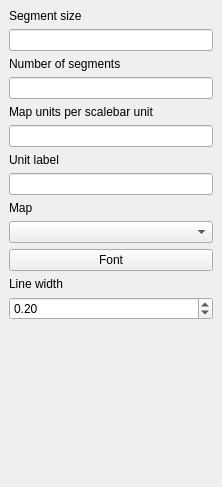
<ui version="4.0" >
 <author></author>
 <comment></comment>
 <exportmacro></exportmacro>
 <class>QgsComposerScalebarBase</class>
 <widget class="QWidget" name="QgsComposerScalebarBase" >
  <property name="geometry" >
   <rect>
    <x>0</x>
    <y>0</y>
    <width>222</width>
    <height>487</height>
   </rect>
  </property>
  <property name="sizePolicy" >
   <sizepolicy>
    <hsizetype>7</hsizetype>
    <vsizetype>7</vsizetype>
    <horstretch>0</horstretch>
    <verstretch>0</verstretch>
   </sizepolicy>
  </property>
  <property name="windowTitle" >
   <string>Barscale Options</string>
  </property>
  <layout class="QVBoxLayout" >
   <property name="margin" >
    <number>9</number>
   </property>
   <property name="spacing" >
    <number>6</number>
   </property>
   <item>
    <widget class="QLabel" name="textLabel1_3" >
     <property name="text" >
      <string>Segment size</string>
     </property>
     <property name="buddy" >
      <cstring>mSegmentLengthLineEdit</cstring>
     </property>
    </widget>
   </item>
   <item>
    <widget class="QLineEdit" name="mSegmentLengthLineEdit" />
   </item>
   <item>
    <widget class="QLabel" name="textLabel2" >
     <property name="text" >
      <string>Number of segments</string>
     </property>
     <property name="buddy" >
      <cstring>mNumSegmentsLineEdit</cstring>
     </property>
    </widget>
   </item>
   <item>
    <widget class="QLineEdit" name="mNumSegmentsLineEdit" />
   </item>
   <item>
    <widget class="QLabel" name="textLabel2_2" >
     <property name="text" >
      <string>Map units per scalebar unit</string>
     </property>
     <property name="buddy" >
      <cstring>mMapUnitsPerUnitLineEdit</cstring>
     </property>
    </widget>
   </item>
   <item>
    <widget class="QLineEdit" name="mMapUnitsPerUnitLineEdit" />
   </item>
   <item>
    <widget class="QLabel" name="textLabel1_2" >
     <property name="text" >
      <string>Unit label</string>
     </property>
     <property name="buddy" >
      <cstring>mUnitLabelLineEdit</cstring>
     </property>
    </widget>
   </item>
   <item>
    <widget class="QLineEdit" name="mUnitLabelLineEdit" />
   </item>
   <item>
    <widget class="QLabel" name="textLabel1" >
     <property name="sizePolicy" >
      <sizepolicy>
       <hsizetype>7</hsizetype>
       <vsizetype>0</vsizetype>
       <horstretch>0</horstretch>
       <verstretch>0</verstretch>
      </sizepolicy>
     </property>
     <property name="text" >
      <string>Map</string>
     </property>
     <property name="buddy" >
      <cstring>mMapComboBox</cstring>
     </property>
    </widget>
   </item>
   <item>
    <widget class="QComboBox" name="mMapComboBox" >
     <property name="enabled" >
      <bool>true</bool>
     </property>
     <property name="sizePolicy" >
      <sizepolicy>
       <hsizetype>5</hsizetype>
       <vsizetype>0</vsizetype>
       <horstretch>0</horstretch>
       <verstretch>0</verstretch>
      </sizepolicy>
     </property>
    </widget>
   </item>
   <item>
    <widget class="QPushButton" name="mFontButton" >
     <property name="sizePolicy" >
      <sizepolicy>
       <hsizetype>5</hsizetype>
       <vsizetype>0</vsizetype>
       <horstretch>0</horstretch>
       <verstretch>0</verstretch>
      </sizepolicy>
     </property>
     <property name="text" >
      <string>Font</string>
     </property>
    </widget>
   </item>
   <item>
    <widget class="QLabel" name="textLabel1_4" >
     <property name="text" >
      <string>Line width</string>
     </property>
     <property name="buddy" >
      <cstring>mLineWidthSpinBox</cstring>
     </property>
    </widget>
   </item>
   <item>
    <widget class="QDoubleSpinBox" name="mLineWidthSpinBox" >
     <property name="sizePolicy" >
      <sizepolicy>
       <hsizetype>7</hsizetype>
       <vsizetype>0</vsizetype>
       <horstretch>0</horstretch>
       <verstretch>0</verstretch>
      </sizepolicy>
     </property>
     <property name="minimum" >
      <double>0.01</double>
     </property>
     <property name="singleStep" >
      <double>0.1</double>
     </property>
     <property name="value" >
      <double>0.2</double>
     </property>
    </widget>
   </item>
   <item>
    <spacer>
     <property name="orientation" >
      <enum>Qt::Vertical</enum>
     </property>
     <property name="sizeType" >
      <enum>QSizePolicy::Expanding</enum>
     </property>
     <property name="sizeHint" >
      <size>
       <width>26</width>
       <height>35</height>
      </size>
     </property>
    </spacer>
   </item>
  </layout>
 </widget>
 <layoutdefault spacing="6" margin="11" />
 <pixmapfunction>qPixmapFromMimeSource</pixmapfunction>
 <tabstops>
  <tabstop>mSegmentLengthLineEdit</tabstop>
  <tabstop>mNumSegmentsLineEdit</tabstop>
  <tabstop>mMapUnitsPerUnitLineEdit</tabstop>
  <tabstop>mUnitLabelLineEdit</tabstop>
  <tabstop>mMapComboBox</tabstop>
  <tabstop>mFontButton</tabstop>
 </tabstops>
 <resources/>
 <connections/>
</ui>
